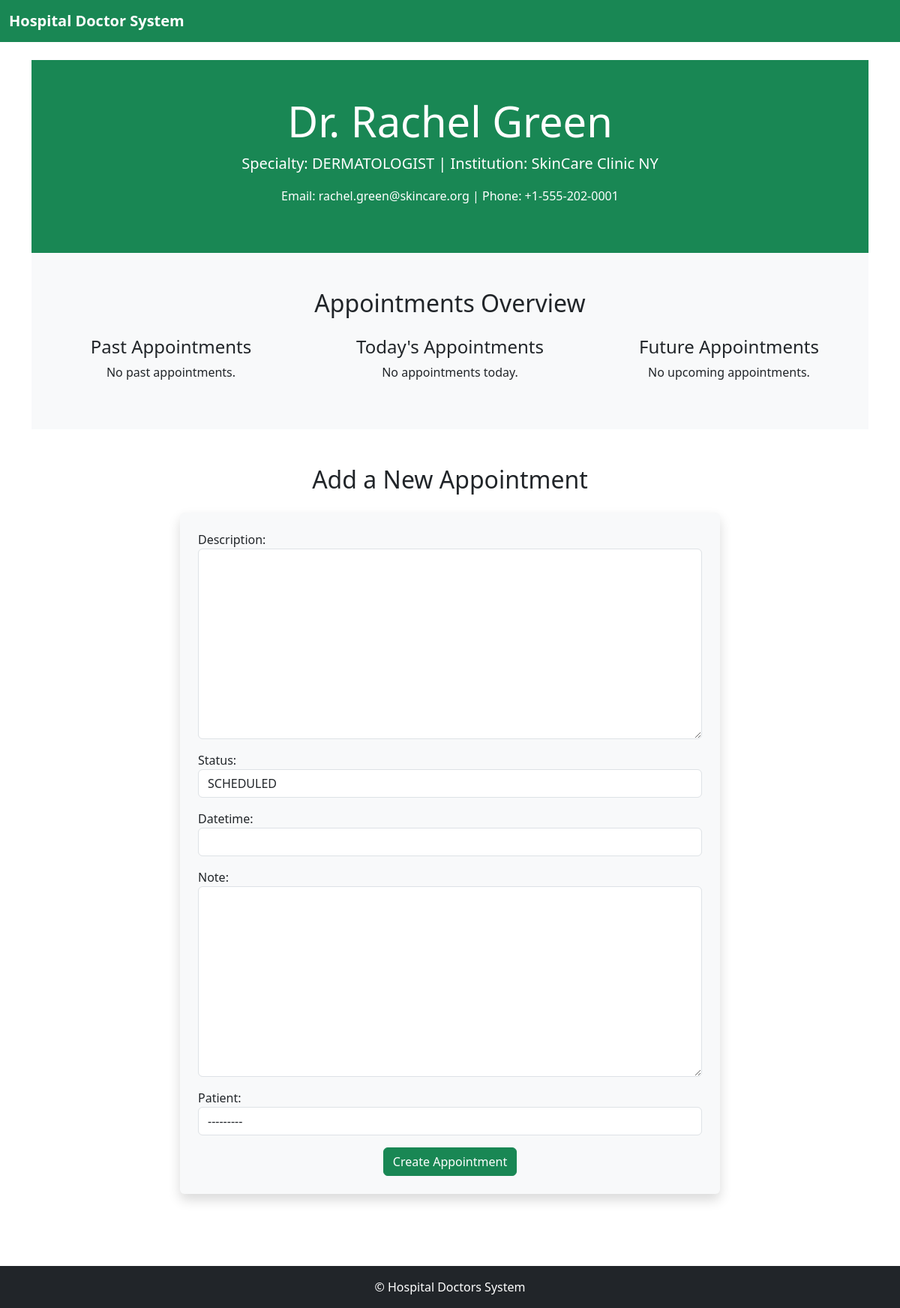
Screenshot of /doctors/4/ with the database file from the repository.
### hospital_app/models.py (models this page shows, shortened)
class Doctor(models.Model):
    SPECIALITY_CHOICE = [
        ("cardiologist", "CARDIOLOGIST"),
        ("dermatologist", "DERMATOLOGIST"),
        ("neurologist","NEUROLOGIST")
    ]
    user = models.ForeignKey(User, on_delete=models.CASCADE)
    full_name = models.CharField(max_length=101)
    specialty = models.CharField(max_length=51, choices=SPECIALITY_CHOICE)
    image = models.ImageField(upload_to="doctors/",  null=True, blank=True)
    institution = models.CharField(max_length=101)
    completed_appointments = models.PositiveIntegerField(default=0)
    email = models.EmailField()
    phone = models.CharField(max_length=101)

### hospital_app/views.py (the view, shortened to what this page needs)
# urls.py: path('doctors/<int:doctor_id>/', views.doctor_detail, name="doctor_detail")
def doctor_detail(request, doctor_id):
    doctor = get_object_or_404(Doctor, id=doctor_id)
    form = AppointmentForm()
    now = timezone.now()
    all_appointments = Appointment.objects.filter(responsible_doctor=doctor)
    past_appointments = all_appointments.filter(datetime__lt=now, status='completed')
    today_appointments = all_appointments.filter(datetime__date=now.date())
    future_appointments = all_appointments.filter(datetime__gt=now, status='scheduled')
    context = {
        'doctor': doctor,
        'form': form,
        'past_appointments': past_appointments,
        'today_appointments': today_appointments,
        'future_appointments': future_appointments,
    }
    return render(request, 'doctor_detail.html', context)

### hospital_app/forms.py
class AppointmentForm(forms.ModelForm):
    def __init__(self, *args, **kwargs):
        super(AppointmentForm, self).__init__(*args, **kwargs)
        for field_name, field in self.fields.items():
            field.widget.attrs['class'] = 'form-control'
    class Meta:
        model = Appointment
        exclude = ['responsible_doctor', "appointment_type"]

### hospital_app/models.py (called while the page is built)
    def __str__(self):
        return self.full_name

### hospital_app/templates/doctor_detail.html (shortened to what this page needs)
{% extends 'base.html' %}
{% block content %}
<section class="py-5 bg-success text-white text-center">
    <div class="container">
        <h1 class="display-4">{{ doctor.full_name }}</h1>
        <p class="lead">Specialty: {{ doctor.get_specialty_display }} | Institution: {{ doctor.institution }}</p>
        <p>Email: {{ doctor.email }} | Phone: {{ doctor.phone }}</p>
    </div>
</section>
<section class="py-5 bg-light">
    <div class="container">
        <h2 class="mb-4 text-center">Appointments Overview</h2>
        <div class="row">
            <div class="col-md-4">
                <h4 class="text-center">Past Appointments</h4>
                {% for appt in past_appointments %}
                <div class="card mb-3">
                    <div class="card-body">
                        <h5 class="card-title">{{ appt.get_appointment_type_display }}</h5>
                        <p class="card-text">{{ appt.description }}</p>
                        <p class="text-muted">Date: {{ appt.datetime }}</p>
                        <p class="text-muted">Patient: {{ appt.patient.full_name }}</p>
                    </div>
                </div>
                {% empty %}
                <p class="text-center">No past appointments.</p>
                {% endfor %}
            </div>
            <div class="col-md-4">
                <h4 class="text-center">Today's Appointments</h4>
                {% for appt in today_appointments %}
                <div class="card mb-3">
                    <div class="card-body">
                        <h5 class="card-title">{{ appt.get_appointment_type_display }}</h5>
                        <p class="card-text">{{ appt.description }}</p>
                        <p class="text-muted">Time: {{ appt.datetime|time }}</p>
                        <p class="text-muted">Patient: {{ appt.patient.full_name }}</p>
                    </div>
                </div>
                {% empty %}
                <p class="text-center">No appointments today.</p>
                {% endfor %}
            </div>
            <div class="col-md-4">
                <h4 class="text-center">Future Appointments</h4>
                {% for appt in future_appointments %}
                <div class="card mb-3">
                    <div class="card-body">
                        <h5 class="card-title">{{ appt.get_appointment_type_display }}</h5>
                        <p class="card-text">{{ appt.description }}</p>
                        <p class="text-muted">Scheduled for: {{ appt.datetime }}</p>
                        <p class="text-muted">Patient: {{ appt.patient.full_name }}</p>
                    </div>
                </div>
                {% empty %}
                <p class="text-center">No upcoming appointments.</p>
                {% endfor %}
            </div>
        </div>
    </div>
</section>
<section class="py-5 bg-white">
    <div class="container">
        <h2 class="mb-4 text-center">Add a New Appointment</h2>
        <div class="row justify-content-center">
            <div class="col-md-8">
                <form method="post" class="p-4 bg-light rounded shadow">
                    {{ form.as_p }}
                    <div class="text-center">
                        <button type="submit" class="btn btn-success">Create Appointment</button>
                    </div>
                </form>
            </div>
        </div>
    </div>
</section>
{% endblock %}

### rows the page displays
Doctor: full_name "Dr. Rachel Green", specialty "DERMATOLOGIST", institution "SkinCare Clinic NY", email "rachel.green@skincare.org", phone "+1-555-202-0001"
